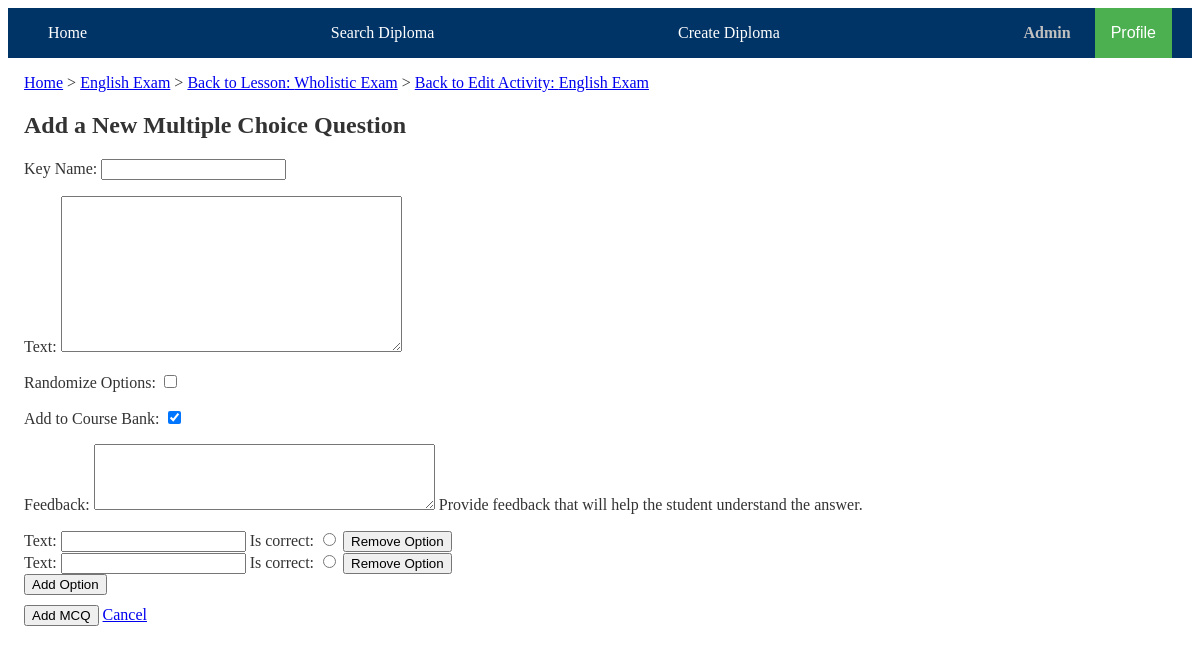
Page /activities/1/add_mcq/ (signed in) on the committed database.
### edu_core/models.py (models this page shows, shortened)
class CustomUser(AbstractUser):
    STUDENT = 'student'
    PROFESSOR = 'professor'
    MODERATOR = 'moderator'
    USER_TYPE_CHOICES = [
        (STUDENT, 'Student'),
        (PROFESSOR, 'Professor'),
        (MODERATOR, 'Moderator'),
    ]
    user_type = models.CharField(max_length=10, choices=USER_TYPE_CHOICES, default=STUDENT)

class Activity(models.Model):
    lesson = models.ForeignKey(Lesson, on_delete=models.CASCADE, related_name='activities')
    name = models.CharField(max_length=255)
    description = models.TextField(blank=True, null=True)
    start_date = models.DateField(blank=True, null=True)
    end_date = models.DateField(blank=True, null=True)
    questions = models.ManyToManyField(Question, through='ActivityQuestion', related_name='activity_set')
    FEEDBACK_VISIBILITY_CHOICES = [
        ('never', 'Never'),
        ('during', 'During Assessment'),
        ('end', 'End of Assessment'),
        ('always', 'Always')
    ]
    feedback_visibility = models.CharField(
        max_length=10,
        choices=FEEDBACK_VISIBILITY_CHOICES,
        default='never',
        help_text="Choose when to show feedback for all questions in this activity."
    )
    max_attempts = models.PositiveIntegerField(blank=True, null=True, default=1, help_text="Set the maximum number of attempts allowed.")
    unlimited_attempts = models.BooleanField(default=False, help_text="Allow unlimited attempts if checked.")

class Lesson(models.Model):
    course = models.ForeignKey(Course, on_delete=models.CASCADE, related_name='lessons')
    name = models.CharField(max_length=255)
    content = models.TextField()

class Course(models.Model):
    name = models.CharField(max_length=255)
    creation_date = models.DateField(auto_now_add=True)
    last_update_date = models.DateField(auto_now=True)
    author = models.ForeignKey(CustomUser, on_delete=models.SET_NULL, null=True, limit_choices_to={'user_type': CustomUser.PROFESSOR}, related_name='authored_courses')
    students = models.ManyToManyField(CustomUser, through='Registration', related_name='registered_courses')
    image_url = models.URLField(
        max_length=500, null=True, blank=True,
        help_text="Paste a URL to the course image",
        validators=[validate_trusted_url]
    )
    description = models.TextField(null=True, blank=True)
    is_public = models.BooleanField(default=True)  # New field for public visibility
    paused = models.BooleanField(default=False)

### edu_core/views/activity_question_views.py (the view)
# urls.py: path('activities/<int:activity_id>/add_mcq/', add_mcq, name='add_mcq'),
@login_required
def add_mcq(request, activity_id):
    activity = get_object_or_404(Activity, id=activity_id)
    lesson = activity.lesson
    course = lesson.course
    insert_after_order = int(request.GET.get('insert_after', 0))
    OptionFormSet = formset_factory(OptionForm, extra=0, min_num=2, validate_min=True)
    if request.method == 'POST':
        mcq_form = MCQForm(request.POST)
        option_formset = OptionFormSet(request.POST, prefix='form')
        if mcq_form.is_valid() and option_formset.is_valid():
            correct_option = request.POST.get('correct_option')
            min_options_filled = sum(1 for form in option_formset if form.cleaned_data.get('text')) >= 2
            valid_options = False
            if correct_option is not None and correct_option.isdigit():
                idx = int(correct_option)
                if 0 <= idx < len(option_formset.forms):
                    selected_form = option_formset.forms[idx]
                    if selected_form.cleaned_data.get('text'):
                        valid_options = True
            if valid_options and min_options_filled:
                question = mcq_form.save(commit=False)
                question.question_type = Question.MULTIPLE_CHOICE
                question.course = course
                question.save()
                if mcq_form.cleaned_data.get('add_to_bank', True):
                    question.in_bank = True
                    question.save()
                with transaction.atomic():
                    ActivityQuestion.objects.filter(activity=activity, order__gt=insert_after_order).update(order=F('order') + 1000)
                    previous_question = ActivityQuestion.objects.filter(activity=activity, order=insert_after_order).first()
                    page_number = previous_question.page_number if previous_question else 1
                    activity_question = ActivityQuestion.objects.create(
                        activity=activity,
                        question=question,
                        order=insert_after_order + 1,
                        page_number=page_number
                    )
                    correct_question_order(activity)
                for idx, option_form in enumerate(option_formset):
                    if option_form.cleaned_data.get('text'):
                        option = option_form.save(commit=False)
                        option.question = question
                        option.is_correct = (str(idx) == correct_option)  # Mark the correct option
                        option.save()
                messages.success(request, 'MCQ successfully added to the activity.')
                return redirect('edit_activity', activity_id=activity.id)
            if not min_options_filled:
                mcq_form.add_error(None, "At least two options are required.")
            if not valid_options:
                mcq_form.add_error(None, "You must select one correct answer.")
        else:
            messages.error(request, "There was an error adding the MCQ. Please review the form.")
    else:
        mcq_form = MCQForm()
        option_formset = OptionFormSet(prefix='form')
    return render(request, 'edu_core/activity/forms/mcq_creator.html', {
        'mcq_form': mcq_form,
        'option_formset': option_formset,
        'activity': activity
    })

### edu_core/forms.py
class MCQForm(forms.ModelForm):
    key_name = forms.CharField(label="Key Name", required=True)
    randomize_options = forms.BooleanField(label="Randomize Options", required=False, initial=False)
    add_to_bank = forms.BooleanField(label="Add to Course Bank", required=False, initial=True)
    DURING_ASSESSMENT = 'during'
    END_OF_ASSESSMENT = 'end'
    NEVER = 'never'
    FEEDBACK_VISIBILITY_CHOICES = [
        (DURING_ASSESSMENT, _('During Assessment')),
        (END_OF_ASSESSMENT, _('End of Assessment')),
        (NEVER, _('Never')),
    ]
    feedback = forms.CharField(
        widget=forms.Textarea(attrs={'rows': 4}),
        label="Feedback",
        required=False,
        help_text="Provide feedback that will help the student understand the answer."
    )
    class Meta:
        model = Question
        fields = ['key_name', 'text', 'randomize_options', 'add_to_bank', 'feedback']

### edu_core/templates/edu_core/activity/forms/mcq_creator.html (shortened to what this page needs)
{% extends "edu_core/base.html" %}
{% load static %}
{% block content %}
<link rel="stylesheet" href="{% static 'edu_core/css/mcq_creator.css' %}" type="text/css">
<div class="mcq-creator-container">
    <nav class="breadcrumb-nav">
        {% if activity %}
            <a href="{% url 'home' %}" class="breadcrumb">Home</a> &gt;
            <a href="{% url 'course_detail' activity.lesson.course.id %}" class="breadcrumb">{{ activity.lesson.course.name }}</a> &gt;
            <a href="{% url 'lesson_view' activity.lesson.id %}" class="breadcrumb">Back to Lesson: {{ activity.lesson.name }}</a> &gt;
            <a href="{% url 'edit_activity' activity.id %}" class="breadcrumb">Back to Edit Activity: {{ activity.name }}</a>
        {% elif course %}
            <a href="{% url 'home' %}" class="breadcrumb">Home</a> &gt;
            <a href="{% url 'course_detail' course.id %}" class="breadcrumb">{{ course.name }}</a> &gt;
            <a href="{% url 'question_bank' course.id %}" class="breadcrumb">Back to Question Bank</a>
        {% endif %}
    </nav>
    <h2>{% if editing %}Edit{% else %}Add a New{% endif %} Multiple Choice Question</h2>
    <form method="post" class="mcq-form">
        {{ mcq_form.as_p }}
        <div id="option-forms">
            {% for form in option_formset %}
                <div class="option-form">
                    <label for="{{ form.text.id_for_label }}">Text:</label>
                    {{ form.text }}
                    <label for="{{ form.is_correct.id_for_label }}">Is correct:</label>
                    <input type="radio" name="correct_option" value="{{ forloop.counter0 }}" id="{{ form.is_correct.id_for_label }}" {% if form.instance.is_correct %}checked{% endif %}>
                    <button type="button" class="remove-option btn btn-danger">Remove Option</button>
                </div>
            {% endfor %}
        </div>
        <button type="button" id="add-option" class="btn btn-secondary">Add Option</button>
        <div class="form-actions">
            <button type="submit" class="btn btn-primary">{% if editing %}Update{% else %}Add{% endif %} MCQ</button>
            {% if activity %}
                <a href="{% url 'edit_activity' activity.id %}" class="btn btn-secondary">Cancel</a>
            {% elif course %}
                <a href="{% url 'question_bank' course.id %}" class="btn btn-secondary">Cancel</a>
            {% endif %}
        </div>
    </form>
</div>
{% endblock %}

### edu_core/templates/edu_core/base.html (shortened to what this page needs)
<!DOCTYPE html>
<html lang="en">
<head>
    {% load static %}
    <link rel="stylesheet" href="{% static 'edu_core/css/base.css' %}">
    <link rel="stylesheet" href="https://cdnjs.cloudflare.com/ajax/libs/font-awesome/6.5.1/css/all.min.css">
</head>
<body>
    <header>
        <div class="navbar">
            <a href="{% url 'home' %}">Home</a>
            <a href="{% url 'diploma_search' %}">Search Diploma</a>
            {% if user.is_authenticated %}
                {% if user.user_type == 'professor' or user.user_type == 'moderator' or user.is_superuser %}
                    <a href="{% url 'create_diploma' %}">Create Diploma</a>
                {% endif %}
                <div class="profile-section">
                    <span class="username">{{ user.get_full_name|default:user.username }}</span>
                    <div class="dropdown">
                        <button class="dropbtn">Profile</button>
                    </div>
                </div>
            {% else %}
                <span class="login-prompt">Log in -></span>
                <a href="{% url 'signup' %}">Signup</a>
                <a href="{% url 'login' %}">Login</a>
            {% endif %}
        </div>
    </header>
    <main>
        {% block content %}{% endblock %}
    </main>
</body>
</html>

### edu_core/static/edu_core/css/base.css (style rules this page uses)
:root { --primary-color: #003366; --secondary-color-1: #ffffff; --secondary-color-2: #3fada8; --accent-color-1: #2a9df4; --accent-color-2: #ffd700; --neutral-color: #dddddd; --background-color: #ffffff; --text-color: #333333; --hover-bg-color: #e0e0e0; --hover-text-color: #003366; --shiny-silver: #c0c0c0; }
.navbar { background-color: var(--primary-color); overflow: visible; display: flex; justify-content: space-between; align-items: center; padding: 0 20px; position: relative; z-index: 10; }
.navbar a { display: block; color: var(--background-color); text-align: center; padding: 14px 20px; text-decoration: none; transition: background-color 0.3s ease-in-out, color 0.3s ease-in-out; }
.username { color: var(--shiny-silver); font-weight: bold; padding: 14px 20px; transition: color 0.3s ease-in-out; }
main { padding: 16px; background-color: var(--background-color); color: var(--text-color); position: relative; z-index: 1; }
.dropdown { position: relative; display: inline-block; }
.dropbtn { background-color: #4CAF50; color: white; padding: 16px; font-size: 16px; border: none; cursor: pointer; z-index: 20; }

### edu_core/static/edu_core/css/mcq_creator.css (style rules this page uses)
.btn-primary { margin-top: 10px; }

### rows in the picture
CustomUser: get_full_name "Admin"
Activity: lesson.course.name "English Exam", lesson.name "Wholistic Exam", name "English Exam"
